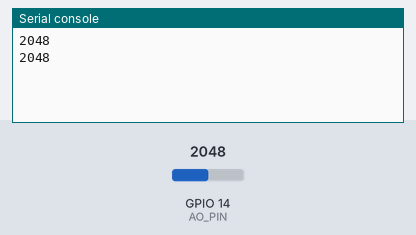
A program run on a simulated ESP32 board running MicroPython. Shown: the last lines printed to the serial console. The inputs (shaded band) are chosen by the test bench; at power-on: GPIO 14 (AO_PIN) = 2048 (analog values on the 0–4095 scale).

Above: at 1.2 s.
1.3 s: GPIO 14 (AO_PIN) set to 2866
At 2.6 s:
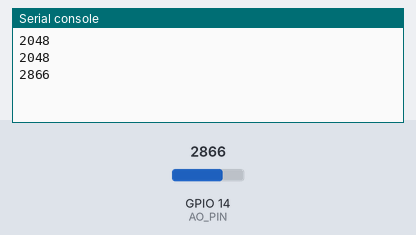
2.8 s: GPIO 14 (AO_PIN) set to 3603
At 3.8 s:
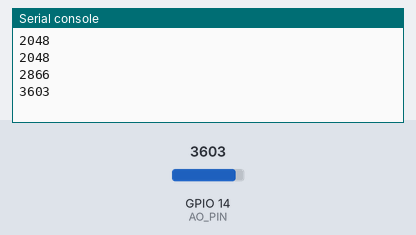
Timing chart, 0 to 5.8 s (numbered marks = the images above; inputs shaded):
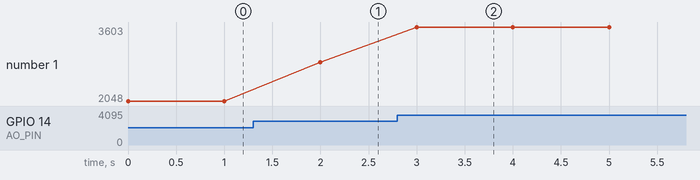

Measured:
- after the input at 1.3 s, the serial console: prints a new line after 0.70 s (image 1)
- after the input at 2.8 s, the serial console: prints a new line after 0.20 s (image 2)
- plotted number 1: 2048 → 2866 after the input at 1.3 s, 2866 → 3603 after the input at 2.8 s

The program:

lightsensor.py
```python
from machine import ADC, Pin
import utime  # For timing functions

AO_PIN = ADC(Pin(14))

# Set the ADC width (resolution) to 12 bits
AO_PIN.width(ADC.WIDTH_12BIT)

# Set the attenuation to 11 dB, allowing input range up to ~3.3V
AO_PIN.atten(ADC.ATTN_11DB)

while True:
    light_value = AO_PIN.read()  # Read the analog value (0-4095)
    print(light_value)  # Print the analog value

    utime.sleep(1)  # Add a small delay to avoid spamming the output
```
